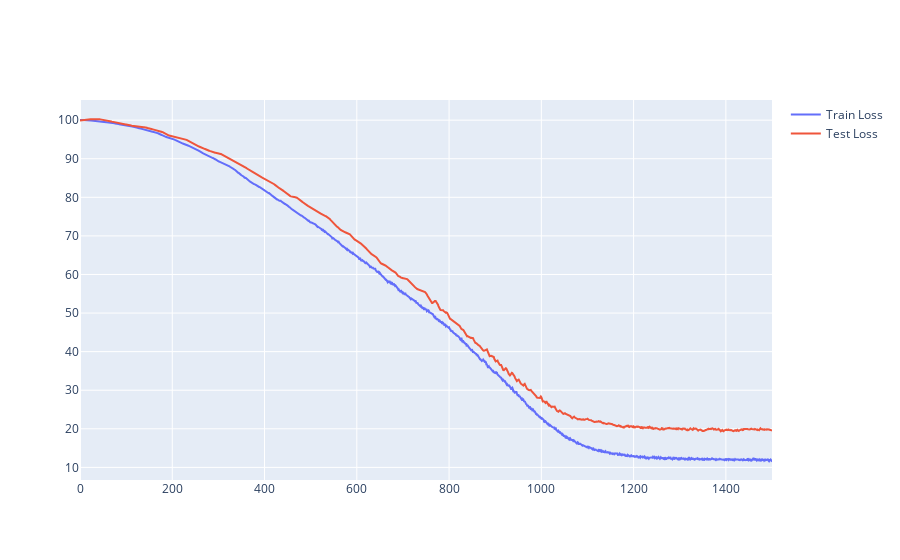

Source (notebook cell):
### Code cell
th.manual_seed(444)
lr = 0.001
epochs = 1500

model = nn.Sequential(

        nn.Linear(5160, 50),
        nn.ReLU(),
        nn.BatchNorm1d(num_features=50),
        nn.Dropout(p=0.1),
        nn.Linear(50, 20),
        nn.ReLU(),
        nn.BatchNorm1d(num_features=20),
        nn.Dropout(p=0.1),
    
        nn.Linear(20, 1),
)

criterion = nn.L1Loss()
optimizer = optim.Adam(model.parameters(), lr)

train_losses = []
test_losses = []
best = [1000000, 0]

for epoch in tqdm(range(epochs + 1)):

    model.train()
    train_pred = model(X_train)
    train_loss = criterion(train_pred.flatten(), y_train)
    train_loss.backward()
    optimizer.step()
    optimizer.zero_grad()
    train_mape = mean_absolute_percentage_error(y_train, train_pred.detach().flatten()) * 100
    train_losses.append(train_mape)

    model.eval()
    test_pred = model(X_test)
    test_mape = mean_absolute_percentage_error(y_test, test_pred.detach().flatten()) * 100
    test_losses.append(test_mape)

    if test_mape < best[0]:
        best = [test_mape, epoch]

print(f'BEST MAPE {round(best[0], 5)} on epoch {best[1]}')

fig = go.Figure([go.Scatter(name = 'Train Loss', x = th.arange(epochs + 1), y = train_losses),
                 go.Scatter(name = 'Test Loss', x = th.arange(epochs + 1), y = test_losses)])
fig.show()

### Figure 1 — Plotly figure (JSON) as saved in the notebook; plotly's stock layout.template omitted (floating-point values rounded to 4 significant figures; data arrays with more than 128 entries replaced by an {"elided": "..."} marker saying what was removed)
{"data": [{"name": "Train Loss", "type": "scatter", "x": {"elided": "1501 int values"}, "y": {"elided": "1501 float values"}}, {"name": "Test Loss", "type": "scatter", "x": {"elided": "1501 int values"}, "y": {"elided": "1501 float values"}}], "layout": {}}
